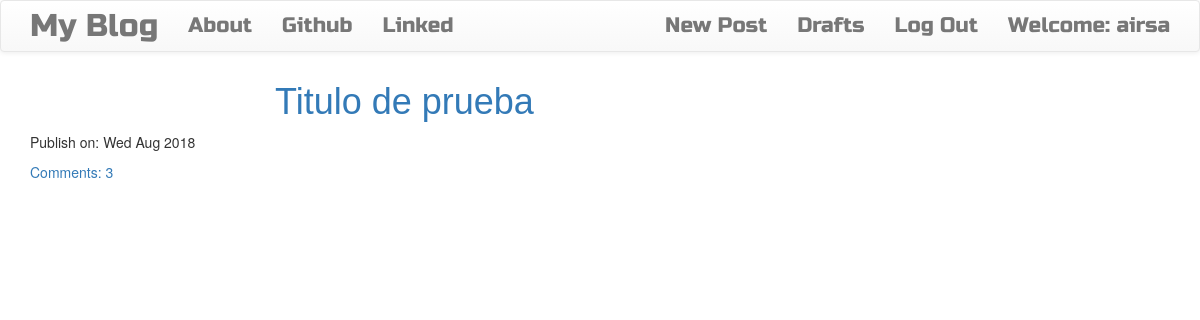
The app's page / (signed in) with its own data.
### blog/models.py (models this page shows, shortened)
class Post(models.Model):
    author = models.ForeignKey('auth.User',on_delete=models.CASCADE)
    title = models.CharField(max_length=200)
    text = models.TextField()
    create_date = models.DateTimeField(default=timezone.now)
    published_date =models.DateTimeField(blank=True,null=True)
    def approve_comments(self):
        return self.comments.filter(approve_comment=True)

### blog/views.py (the view)
# urls.py: path('',views.PostListView.as_view(),name='post_list'),
class PostListView(ListView):
    model = Post
    def get_queryset(self):
        return Post.objects.filter(published_date__lte=timezone.now()).order_by('-published_date')

### blog/templates/blog/post_list.html
{% extends "blog/base.html" %}
{% block content %}
  <div class="centerstage">
    {% for post in post_list %}
      <div class="post">
        <h1> <a href="{% url 'post_detail' pk=post.pk %}">{{ post.title }}</a> </h1>
        <div class="date">
          <p>Publish on: {{post.published_date|date:"D M Y"}}</p>
        </div>
        <a href="{% url 'post_detail' pk=post.pk %}">Comments: {{post.approve_comments.count}}</a>
      </div>
    {% endfor%}
  </div>
{% endblock%}

### blog/templates/blog/base.html (shortened to what this page needs)
<!DOCTYPE html>
{% load staticfiles %}
<html lang="en" dir="ltr">
  <head>
    <link rel="stylesheet" href="https://maxcdn.bootstrapcdn.com/bootstrap/3.3.7/css/bootstrap.min.css">
    <link rel="stylesheet" href="https://maxcdn.bootstrapcdn.com/bootstrap/3.3.7/css/bootstrap-theme.min.css">
    <link rel="stylesheet" href="//cdn.jsdelivr.net/npm/medium-editor@latest/dist/css/medium-editor.min.css" type="text/css" media="screen" charset="utf-8">
    <link rel="stylesheet" href="{% static 'css/blog.css' %}">
  </head>
  <body class="loader">
    <nav class="navbar navbar-default techfont custom-navbar">
      <div class="container">
        <ul class="nav navbar-nav">
          <li> <a class="navbar-brand bigbrand" href="{% url 'post_list' %}">My Blog</a> </li>
          <li> <a href="{% url 'about' %}">About</a> </li>
          <li> <a href="https://www.github.com">Github</a> </li>
          <li> <a href="https://www.linkedin.com">Linked</a> </li>
        </ul>
        <ul class="nav navbar-nav navbar-right">
          {% if user.is_authenticated %}
            <li> <a href="{% url 'post_new' %}">New Post</a> </li>
            <li> <a href="{% url 'post_draft_list' %}">Drafts</a> </li>
            <li> <a href="{% url 'logout' %}">Log Out</a> </li>
            <li> <a>Welcome: {{user.username}}</a> </li>
          {% else %}
            <li> <a class="nav navbar-right" href="{% url 'login' %}"><span class="glyphicon glyphicon-user"></span></a> </li>
          {% endif %}
        </ul>
      </div>
    </nav>
    <div class="content container">
      <div class="row">
        <div class="col-md-8">
          <div class="blog_posts">
            {% block content %}
            {% endblock %}
          </div>
        </div>
      </div>
    </div>
  </body>
</html>

### blog/static/css/blog.css (style rules this page uses)
h1 { font-family: Oak,sans-serif; color: rgba(0,0,0,0.7); position:relative; top:calc(50% - 80px); left:calc(50% - 130px); }
.loader { filter:hue-rotate(0deg); color:linear-gradient(45deg,#0f8,#08f); animation:hue 10000ms infinite linear; }
.techfont { font-family: 'Russo One', sans-serif; font-size: 1.5em; margin-bottom: 10px; }
.bigbrand { font-size: 1.5em; }
.centerstage { margin-left: auto; margin-right: auto; }

### records on screen
Post: title "Titulo de prueba", published_date "Wed Aug 2018", approve_comments.count "3"

### other values on screen
{{ user.username }} "airsa"
